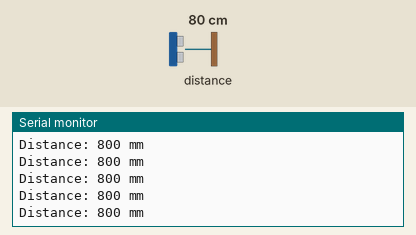
Simulated run of this sketch. Board: ESP32. On the bench: the last lines printed to the serial monitor. The test bench sets the inputs (shaded band); at power-on: distance to the obstacle 80 cm.

Above: at 1.2 s.
1.3 s: distance to the obstacle set to 2 cm
At 1.43 s:
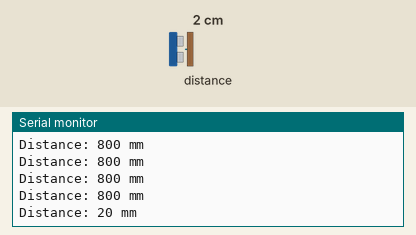
2.8 s: distance to the obstacle set to 4 cm
At 2.85 s:
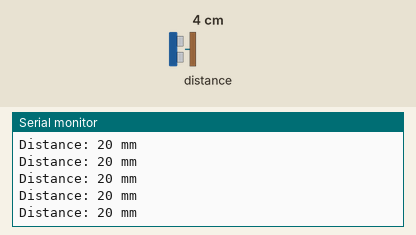
Timing chart, 0 to 5.8 s (numbered marks = the images above; inputs shaded):
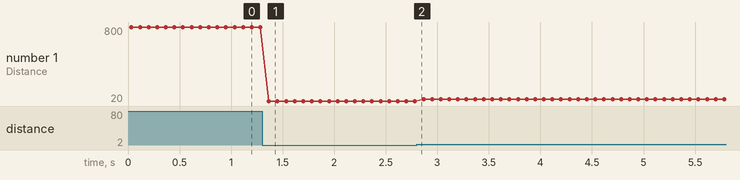

The sketch:

VL53L1X_Distance_cal.ino
```cpp
#include <Wire.h>
#include <Adafruit_VL53L1X.h>

#define SDA_PIN 8
#define SCL_PIN 9

Adafruit_VL53L1X vl53 = Adafruit_VL53L1X();

void setup() {
  Serial.begin(115200);
  Wire.begin(SDA_PIN, SCL_PIN);

  Serial.println("VL53L1X Init...");

  if (!vl53.begin(0x29, &Wire)) {
    Serial.println("❌ Sensor not detected");
    while (1);
  }

  Serial.println("✅ Sensor detected");

  vl53.startRanging();
}

void loop() {
  if (vl53.dataReady()) {
    int distance = vl53.distance();

    Serial.print("Distance: ");
    Serial.print(distance);
    Serial.println(" mm");

    vl53.clearInterrupt();
  }

  delay(50);
}
```

Measured:
- after the input at 1.3 s, the serial monitor: prints a new line after 0.07 s (image 1)
- plotted number 1: 800 → 20 after the input at 1.3 s, 20 → 40 after the input at 2.8 s
